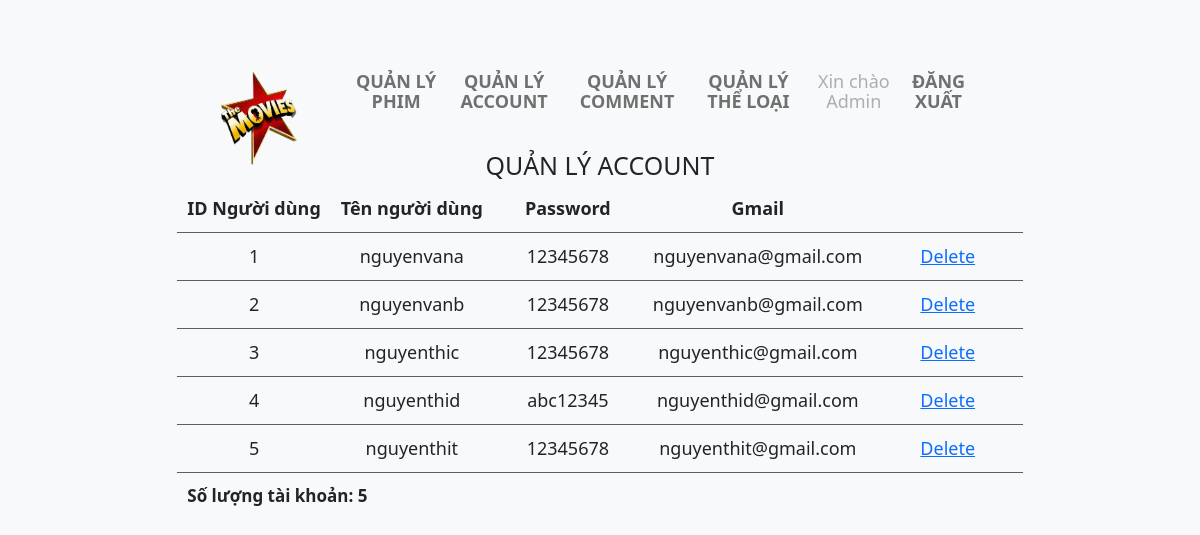
Page /loginAdmin/user.php (signed in) on the committed database.
### tables this page shows
CREATE TABLE `Users`
(
  `MaUser` INT AUTO_INCREMENT,
  `Username` VARCHAR(30) NOT NULL,
  `PWD` VARCHAR(30) NOT NULL,
  `Gmail` VARCHAR(30) NOT NULL,
  `OTP` INT DEFAULT NULL,
  PRIMARY KEY (`MaUser`),
  UNIQUE (`Gmail`),
  UNIQUE(`Username`)
);

### loginAdmin/user.php (the view, shortened to what this page needs)
<!DOCTYPE html>
<html lang="en">
<head>
    <link rel="stylesheet" href="https://maxcdn.bootstrapcdn.com/bootstrap/3.3.7/css/bootstrap.min.css">
    <link rel="stylesheet" href="../css/loginAdmin.css">
    <link rel="stylesheet" href="../css/loginAdmin.css">
    <link rel="stylesheet" href="../css/main.css">
    <link href="https://cdn.jsdelivr.net/npm/bootstrap@5.2.2/dist/css/bootstrap.min.css" rel="stylesheet">
</head>
<body style="background: rgb(248, 249, 250)">
    <div class="navbarMenu" style="height: 100px; font-size: 18px; text-align:center">
        <nav class="navbar navbar-expand-lg navbar-light bg-light" id="navBar">
            <div class="container-fluid">
                <a class="navbar-brand" href="home.php"><img id="logo" src="../images/logo.png" alt="IMG" style="width: 100px;"></a>
                <div class="collapse navbar-collapse" id="navbarSupportedContent">
                    <ul class="navbar-nav me-auto mb-2 mb-lg-0" id="toCenter">
                        <li class="nav-item">
                            <a class="nav-link" aria-current="page" href="home.php"><b>QUẢN LÝ PHIM</b></a>
                        </li>
                        <li class="nav-item">
                            <a class="nav-link" href="user.php"><b>QUẢN LÝ ACCOUNT</b></a>
                        </li>
                        <li class="nav-item">
                            <a class="nav-link" href="comment.php"><b>QUẢN LÝ COMMENT</b></a>
                        </li>
                        <li class="nav-item">
                            <a class="nav-link" href="genre.php"><b>QUẢN LÝ THỂ LOẠI</b></a>
                        </li>
                        <li class="nav-item">
                            <a class="nav-link disabled">Xin chào Admin</a>
                        </li>
                        <li class="nav-item">
                            <a class="nav-link" id="signoutAdmin" href="index.php"><b>ĐĂNG XUẤT</b></a>
                        </li>
                    </ul>
                </div>
            </div>
        </nav>
    </div>
    <table cellpadding="10" cellspacing="10" border="0" style="border-collapse: collapse; margin: auto; font-size: 18px;">
        <h1 style="text-align: center">QUẢN LÝ ACCOUNT</h1>
        <tr class="header">
            <td>ID Người dùng</td>
            <td>Tên người dùng</td>
            <td>Password</td>
            <td>Gmail</td>
        </tr>
        <?php
        require('../api/dbConnection.php');
        $sql = 'SELECT * FROM users';
        try {
            $stmt = $dbCon->prepare($sql);
            $stmt->execute();
        } catch (PDOException $ex) {
            die(json_encode(array('status' => false, 'data' => $ex->getMessage())));
        }
        $total = 0;
        while ($row = $stmt->fetch(PDO::FETCH_ASSOC)) {
            $total++;
            echo '
                <tr class="item">
                    <td>' . $row['MaUser'] . '</td>
                    <td>' . $row['Username'] . '</td>
                    <td>' . $row['PWD'] . '</td>
                    <td>' . $row['Gmail'] . '</td>
                    <td><a href="" id=' . $row["MaUser"] . ' class="delUser">Delete</a></td>
                </tr>
                ';
        }
        ?>
        <tr class="control" style="text-align: left; font-weight: bold; font-size: 17px">
            <td colspan="5">
                <p>Số lượng tài khoản: <?php if (isset($total)) echo $total; ?></p>
            </td>
        </tr>
    </table>
</body>
</html>

### css/loginAdmin.css (style rules this page uses)
body { padding-top: 50px; }
table { text-align: center; }
td { padding: 10px; }
tr.item { border-top: 1px solid #5e5e5e; border-bottom: 1px solid #5e5e5e; }
tr.item td { min-width: 150px; }
tr.header { font-weight: bold; }
a { text-decoration: none; }
.add, .nav-link { text-decoration: none !important; }
.nav-link { font-size: 30px; }

### css/main.css (style rules this page uses)
.navbarMenu { margin: 0px 200px 0px 200px; }
#logo { height: 100px; }

### rows in the picture
users: MaUser "1", Username "nguyenvana", PWD "12345678", Gmail "nguyenvana@gmail.com"
users: MaUser "2", Username "nguyenvanb", PWD "12345678", Gmail "nguyenvanb@gmail.com"
users: MaUser "3", Username "nguyenthic", PWD "12345678", Gmail "nguyenthic@gmail.com"
users: MaUser "4", Username "nguyenthid", PWD "abc12345", Gmail "nguyenthid@gmail.com"
users: MaUser "5", Username "nguyenthit", PWD "12345678", Gmail "nguyenthit@gmail.com"

### other values in the picture
$total "5"
